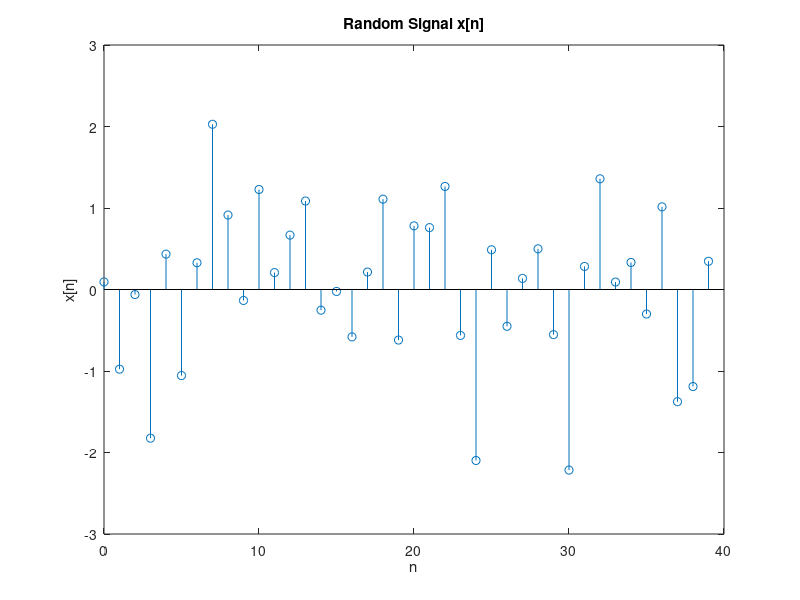
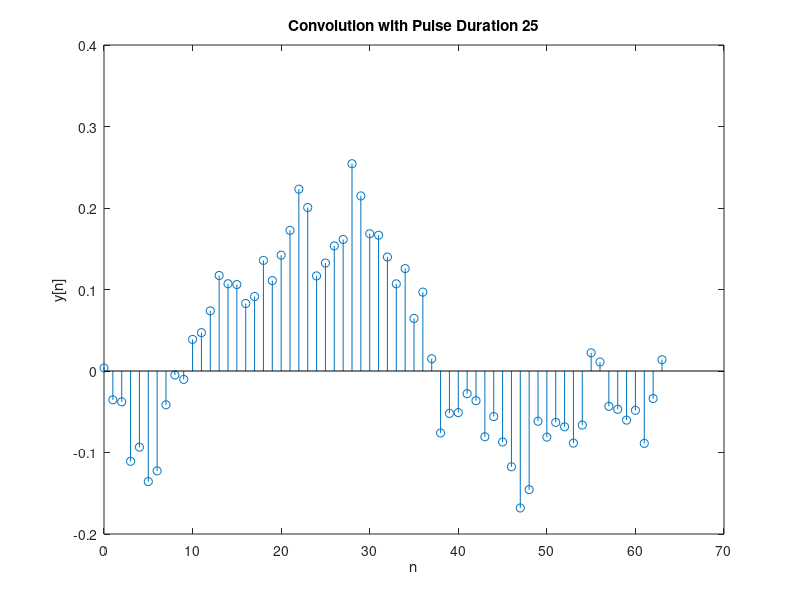
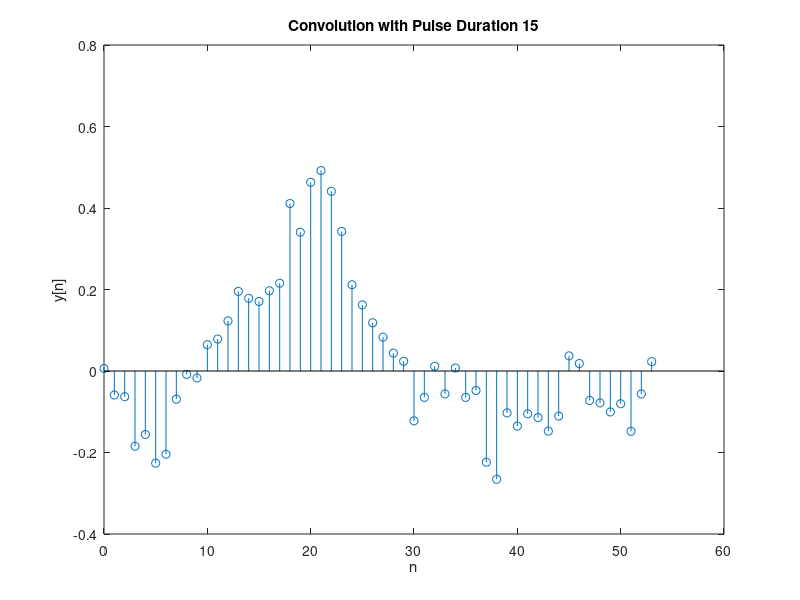
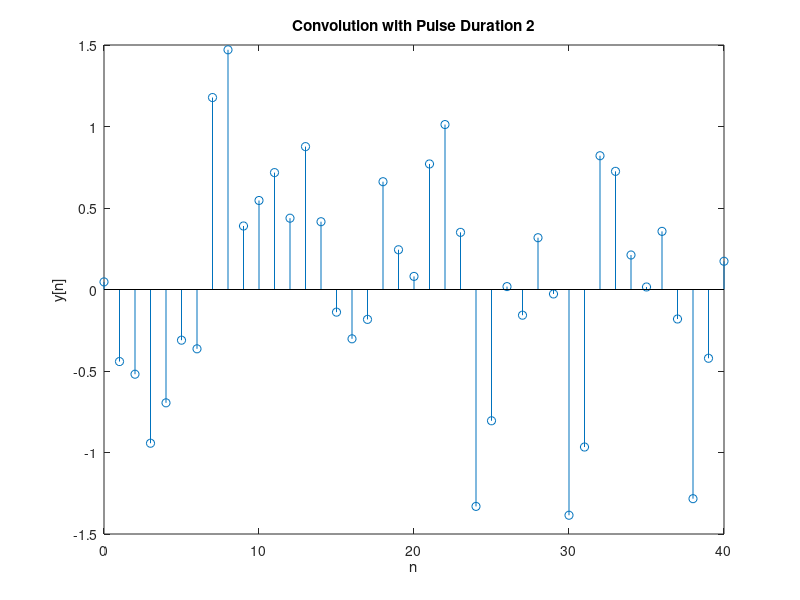

Write MATLAB code to recreate these figures, in order.
N=40;
L=15;
P=25;
K=2;
n=0:1:N-1;
x=randn(1,N);

figure;
stem(n,x);
xlabel("n");
ylabel("x[n]");
title("Random Signal x[n]");

h=ones(1,L);
g=ones(1,K);
p=ones(1,P);

y=conv(x,h);
z=conv(x,g);
j=conv(x,p);

figure;
stem(0:N+P-2,j/25);
xlabel("n");
ylabel("y[n]");
title("Convolution with Pulse Duration 25");

figure;
stem(0:N+L-2,y/15);
xlabel("n");
ylabel("y[n]");
title("Convolution with Pulse Duration 15");

figure;
stem(0:N+K-2,z/2);
xlabel("n");
ylabel("y[n]");
title("Convolution with Pulse Duration 2");
